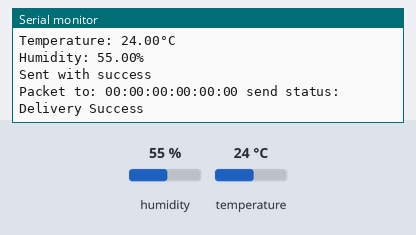
Simulated run of this sketch. Board: ESP32. On the bench: the last lines printed to the serial monitor. Inputs (shaded band) come from the test bench; at power-on: humidity 55 %, temperature 24 °C.

Above: at 2.8 s.
2.9 s: humidity set to 22 %
At 5.2 s:
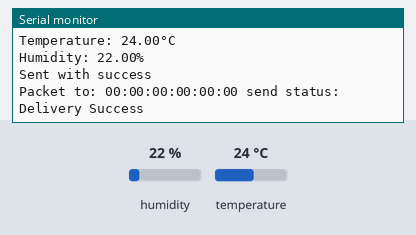
5.6 s: temperature set to 12 °C
8.3 s: humidity set to 40 %
At 10.5 s:
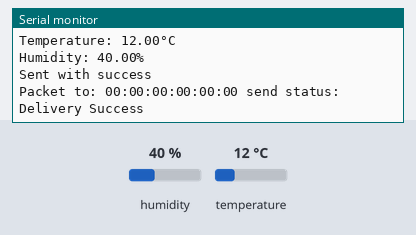
Timing chart, 0 to 12.0 s (numbered marks = the images above; inputs shaded):
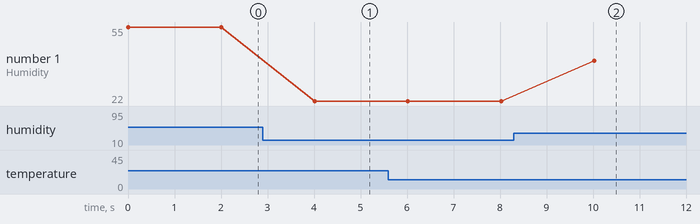

The sketch:

DHT_ESPNOW.ino
```cpp
#include <esp_now.h>
#include <WiFi.h>
#include <Adafruit_Sensor.h>
#include <DHT.h>
#include <DHT_U.h>

#define DHTPIN 4
#define DHTTYPE DHT11

DHT_Unified dht(DHTPIN, DHTTYPE);
uint8_t broadcastAddress1[] = {0xE0,0x5A,0x1B,0xA7,0x2B,0x58};

typedef struct temp_struct {
  float x;
  float y;
} temp_struct;

temp_struct test;

void OnDataSent(const uint8_t *mac_addr, esp_now_send_status_t status) {
  char macStr[18];
  Serial.print("Packet to: ");
  snprintf(macStr, sizeof(macStr), "%02x:%02x:%02x:%02x:%02x:%02x",
           mac_addr[0], mac_addr[1], mac_addr[2], mac_addr[3], mac_addr[4], mac_addr[5]);
  Serial.print(macStr);
  Serial.print(" send status:\t");
  Serial.println(status == ESP_NOW_SEND_SUCCESS ? "Delivery Success" : "Delivery Fail");
}

void setup() {
  Serial.begin(115200);
  dht.begin();
  WiFi.mode(WIFI_STA);
  sensor_t sensor;
  dht.temperature().getSensor(&sensor);
  dht.humidity().getSensor(&sensor);

  if (esp_now_init() != ESP_OK) {
    Serial.println("Error initializing ESP-NOW");
    return;
  }

  esp_now_register_send_cb(OnDataSent);
  esp_now_peer_info_t peerInfo;
  peerInfo.channel = 0;
  peerInfo.encrypt = false;
  memcpy(peerInfo.peer_addr, broadcastAddress1, 6);
  if (esp_now_add_peer(&peerInfo) != ESP_OK){
    Serial.println("Failed to add peer");
    return;
  }
}

void loop() {

  sensors_event_t event;
  dht.temperature().getEvent(&event);
    test.x = event.temperature;

    Serial.print(F("Temperature: "));
    Serial.print(event.temperature);
    Serial.println(F("°C"));

    dht.humidity().getEvent(&event);
     test.y = event.relative_humidity;

    Serial.print(F("Humidity: "));
    Serial.print(event.relative_humidity);
    Serial.println(F("%"));

  esp_err_t result = esp_now_send(0, (uint8_t *) &test, sizeof(temp_struct));

  if (result == ESP_OK) {
    Serial.println("Sent with success");
  }
  else {
    Serial.println("Error sending the data");
  }
  delay(2000);
}
```

Measured:
- after the input at 2.9 s, the serial monitor: prints a new line after 1.1 s (image 1)
- after the input at 8.3 s, the serial monitor: prints a new line after 1.7 s (image 2)
- plotted number 1: 55 → 22 after the input at 2.9 s, 22 → 40 after the input at 8.3 s
